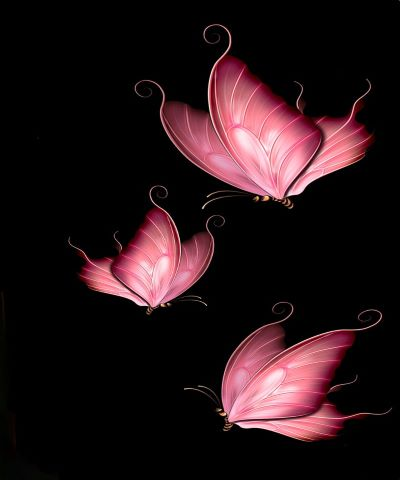
#> input picture Butterfly.jpg, 400 x 480 px, given in place of photo.jpg, which was not available
$ jupyter execute --allow-errors 'IMAGE_FILTERS(IPWorkshop_Project).ipynb'   (text cells are left out)
#> lines starting #> are read from the running program, lines starting #| are printed output that depends on the picture; after the words box and inside, x2 and y2 are one past the last pixel; in counts of white or black regions, pixels touching at a corner belong together; pictures that were not available may be replaced by others from this repository, and a replacement may not be noted
[cell 1]
from IPython.display import display, Javascript
from google.colab.output import eval_js
from base64 import b64decode

def take_photo(filename='photo.jpg', quality=0.8):
  js = Javascript('''
    async function takePhoto(quality) {
      const div = document.createElement('div');
      const capture = document.createElement('button');
      capture.textContent = 'Capture';
      div.appendChild(capture);

      const video = document.createElement('video');
      video.style.display = 'block';
      const stream = await navigator.mediaDevices.getUserMedia({video: true});

      document.body.appendChild(div);
      div.appendChild(video);
      video.srcObject = stream;
      await video.play();

      // Resize the output to fit the video element.
      google.colab.output.setIframeHeight(document.documentElement.scrollHeight, true);

      // Wait for Capture to be clicked.
      await new Promise((resolve) => capture.onclick = resolve);

      const canvas = document.createElement('canvas');
      canvas.width = video.videoWidth;
      canvas.height = video.videoHeight;
      canvas.getContext('2d').drawImage(video, 0, 0);
      stream.getVideoTracks()[0].stop();
      div.remove();
      return canvas.toDataURL('image/jpeg', quality);
    }
    ''')
  display(js)
  data = eval_js('takePhoto({})'.format(quality))
  binary = b64decode(data.split(',')[1])
  with open(filename, 'wb') as f:
    f.write(binary)
  return filename

[cell 2]
from IPython.display import Image
try:
  filename = take_photo()
  print('Saved to {}'.format(filename))

  # Show the image which was just taken.
  display(Image(filename))
except Exception as err:
  # Errors will be thrown if the user does not have a webcam or if they do not
  # grant the page permission to access it.
  print(str(err))

[cell 3]
import cv2
from google.colab.patches import cv2_imshow
#from google.colab import files

#uploaded = files.upload()

img = cv2.imread('photo.jpg')       #reads your image
#> img is the input picture: shape (480, 400, 3); mean B, G, R 23.3, 20.1, 36.5
cv2_imshow(img)                     #displaying your image

[cell 4]
'''
Bitwise operations are used in image manipulation and used for extracting
essential parts in the image.Also, Bitwise operations helps in image masking.
Image creation can be enabled with the help of these operations.
These operations can be helpful in enhancing the properties of the input images.
The Bitwise operations should be applied on input images of same dimensions
'''

[cell 5]
negative_img = cv2.bitwise_not(img)
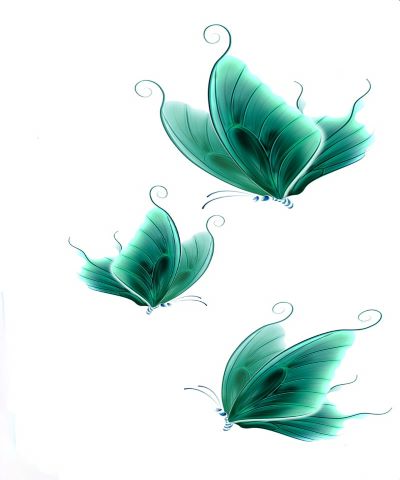
#> negative_img: shape (480, 400, 3); mean B, G, R 231.7, 234.9, 218.5
'''
cv2.bitwise_not() is used for inverting the array elements
For Example, if the input image is completely white(255, 255, 255) then on
doing cv2.bitwise_not() we will get a completely black image which is simply the
inversion of the input image, i.e.,
black (having a bgr value of 0,0,0) = 255 - white (having a bgr value of 255, 255, 255)
'''

cv2_imshow(negative_img)

[cell 6]
import cv2
from google.colab.patches import cv2_imshow
#from google.colab import files

#uploaded = files.upload()

img = cv2.imread('photo.jpg')
cv2_imshow(img)

[cell 7]
import numpy as np
import cv2
from google.colab.patches import cv2_imshow
from google.colab import files

#uploaded = files.upload()

img = cv2.imread('photo.jpg')
cv2_imshow(img)
original = img.copy()
img = np.array(img, dtype=np.float64) # converting to float to prevent loss

#@title COLOURED FILTERS {run:"auto"}
BR = 0.374 #@param{type: "slider", min : 0, max : 1, step : 0.001}
BG = 0.301 #@param{type: "slider", min : 0, max : 1, step : 0.001}
BB = 0.415 #@param{type: "slider", min : 0, max : 1, step : 0.001}
GR = 0.58 #@param{type: "slider", min : 0, max : 1, step : 0.001}
GG = 0.205 #@param{type: "slider", min : 0, max : 1, step : 0.001}
GB = 0.449 #@param{type: "slider", min : 0, max : 1, step : 0.001}
RR = 0.567 #@param{type: "slider", min : 0, max : 1, step : 0.001}
RG = 0.259#@param{type: "slider", min : 0, max : 1, step : 0.001}
RB = 0.591 #@param{type: "slider", min : 0, max : 1, step : 0.001}


img = cv2.transform(img, np.matrix([[RR, RG, RB],
                                    [GR, GG, GB],
                                    [BR, BG, BB]])) #defining the kernel matrix and transforming the image by multipyling the kernel matrix with the image
img[np.where(img > 255)] = 255 # normalizing values greater than 255 to 255 ( to change the color of those portions which are not "whitish")
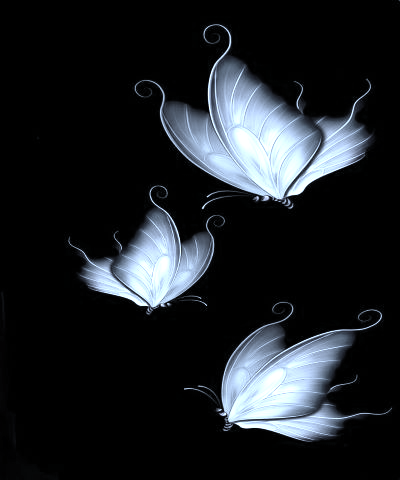
#> img: shape (480, 400, 3) float64; mean B, G, R 37.6, 33.6, 29.9
img = np.array(img, dtype=np.uint8)

cv2_imshow(img)

[cell 8]
import cv2
from google.colab.patches import cv2_imshow
from google.colab import files

#uploaded = files.upload()

img = cv2.imread('photo.jpg')

gray_img = cv2.cvtColor(img, cv2.COLOR_BGR2GRAY)

cv2_imshow(gray_img)

[cell 9]
import cv2
import numpy as np

#from google.colab import files

from google.colab.patches import cv2_imshow

#uploaded = files.upload()
# Read image
image = cv2.imread('photo.jpg')

# Convert to HSV
hsv = cv2.cvtColor(image, cv2.COLOR_BGR2HSV)
#> hsv: shape (480, 400, 3); mean H, S, V 40.1, 53.6, 36.7

# Change image to grey where we found white
image2 = image.copy()                             #copying the original image into image2
#image2[mask > 0] = (170, 170, 170)

#@title BLURRING EFFECT
kernel_value = 11 #@param{type: "slider", min : 1, max : 40, step : 2}
image2 = cv2.blur(image2, (kernel_value,kernel_value))       #blurring image2

# Create new circular mask that is white on black background
shapes = np.zeros_like(image, np.uint8)               #u:unsigned, int:integer, 8:8bits of information(min:0, max:255), [A uint8 data type contains all whole numbers from 0 to 255]
#numpy.zeros_like(a, dtype=None, order='K', subok=True, shape=None)[source]
#Returns an array of zeros with the same shape and type as a given array.

x =  350#@param{type: "number"}
y =  200#@param{type: "number"}
#x,y = 400,200
radius = 158 #@param{type:"slider", min:0, max:350, step: 1}
mask2 = np.zeros_like(image)

cv2.circle(mask2, (x,y), radius, (255, 255, 255), -1)
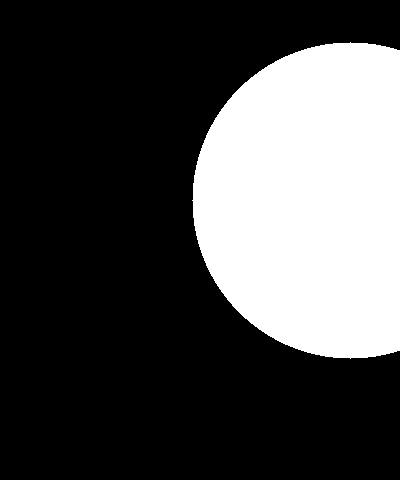
#> mask2: shape (480, 400, 3); 28.4% white; 1 white region, box (x1, y1, x2, y2) and area: (192, 42, 400, 359) 54584
#drawing the region where we donot want blurring
#mask2 = cv2.GaussianBlur(mask2,(11,11), 0)

# invert mask
mask2_inv = 255 - mask2                #this is equivalent to cv2.bitwise_not()

# apply mask to image
image_masked = cv2.bitwise_and(image, mask2)
#to cut out the circular region from the original image
'''
syntax: cv2.bitwise_and(source1, source2, destination, mask)
source1: First Input Image array
source2: Second Input Image array
dest: Output array
mask: Operation mask
'''

# apply inverted mask to image2
image2_masked = cv2.bitwise_and(image2, mask2_inv)
#create a blur effect on the rest of the image except for the circular region

# add together
result = cv2.add(image_masked, image2_masked)
# [9 lines of commented-out code are left out]
cv2_imshow( result)

[cell 10]
import cv2
from google.colab.patches import cv2_imshow
from google.colab import files
import numpy as np

#uploaded1 = files.upload()
uploaded2 = files.upload()
#> the answer given: Butterfly.jpg

#@title EFFECTS
effect = "Falling Stars" #@param["Starry Sky", "Falling Stars", "Radiant", "Lots of Love", "Hearts", "Golden Hearts", "Glitter", "Sparkle", "Shimmer", "Shattered"]
circle_x =  640#@param{type: "number"}
circle_y =  360#@param{type: "number"}
#x,y = 400,200
radius = 0 #@param{type:"slider", min:0, max:350, step: 1}
threshold_value = 5 #@param{type: "slider", min : 0, max : 255, step : 1}
alpha = 0.802 #@param{type: "slider", min : 0, max : 1, step : 0.001}

def image_filter(image1, image2, location):
    h, w = image1.shape[:2]
    h1, w1 = image2.shape[:2]
    x, y = location
    roi = image1[y:y+h1, x:x+w1]

    gray = cv2.cvtColor(image2, cv2.COLOR_BGR2GRAY)
    _,mask = cv2.threshold(gray, threshold_value, 255, cv2.THRESH_BINARY)

    mask_inv = cv2.bitwise_not(mask)

    img_bg = cv2.bitwise_and(roi, roi, mask = mask_inv)
    img_fg = cv2.bitwise_and(image2, image2, mask = mask)

    dst = cv2.add(img_bg, img_fg)
    dst = cv2.addWeighted(image1[y:y+h1, x:x+w1], alpha, dst, 1-alpha, 0)
    image1[y:y+h1, x:x+w1] = dst

    return image1

image1 = cv2.imread('photo.jpg')
original = image1.copy()

if effect == "Starry Sky":
   image2 = cv2.imread('Starry_Sky.jpg')
elif effect == "Falling Stars":
   image2 = cv2.imread('Falling_Stars.png')
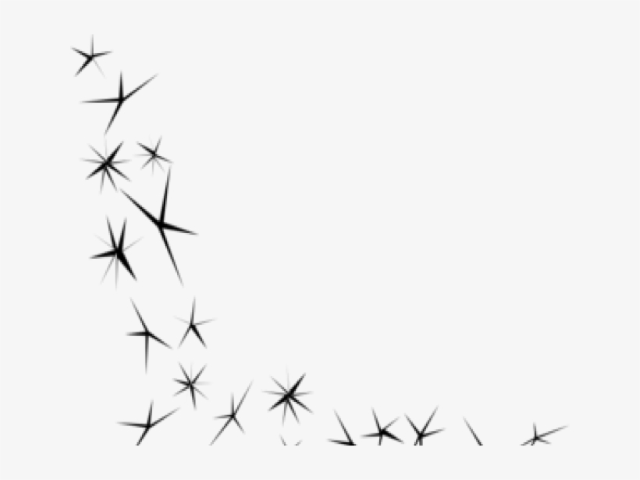
#> input picture Falling_Stars.png, 640 x 480 px
#> image2 is the input picture: shape (480, 640, 3); min 0, max 248, mean 243.1
elif effect == "Radiant":
   image2 = cv2.imread('Radiant.jpg')
elif effect == "Lots of Love":
   image2 = cv2.imread('Lots_of_Love.jpg')
elif effect == "Hearts":
   image2 = cv2.imread('Hearts.jpg')
elif effect == "Golden Hearts":
   image = cv2.imread('Golden_Hearts.jpg')
elif effect == "Glitter":
   image = cv2.imread('Glitter.jpg')
elif effect == "Sparkle":
   image = cv2.imread('Sparkle.jpg')
elif effect == "Shimmer":
   image = cv2.imread('Shimmer.jpg')
elif effect == "Shattered":
   image = cv2.imread('Shattered.jpg')

#> (the rest of this cell did not finish here and is left out)

#> in image_filter, `_,mask = cv2.threshold(gray, threshold_value, 255, cv2.THRESH_BINARY)`: mask: shape (480, 640); 100% white; black in thin lines or dots, all inside (x1, y1, x2, y2) = (89, 58, 422, 445)

shapes = np.zeros_like(image1, np.uint8)

mask2 = np.zeros_like(image1)

cv2.circle(mask2, (circle_x,circle_y), radius, (255, 255, 255), -1)

# invert mask
mask2_inv = 255 - mask2

# apply mask to image
image_masked = cv2.bitwise_and(original, mask2)

# apply inverted mask to image2
image2_masked = cv2.bitwise_and(filtered_img, mask2_inv)

# add together
result = cv2.add(image_masked, image2_masked)
#this simply adds up the image pixels in the two images

#cv2_imshow(filtered_img)
cv2_imshow(result)
#cv2_imshow(image_masked)
#cv2_imshow(image2_masked)

[cell 11]
import cv2
from google.colab.patches import cv2_imshow
from google.colab import files

uploaded = files.upload()
#> the answer given: Flower.jpg
image = cv2.imread('photo.jpg')

#@title ADD TEXT {run:"auto"}
font_style = "FONT_HERSHEY_SIMPLEX" #@param["FONT_HERSHEY_SIMPLEX", "FONT_HERSHEY_PLAIN", "FONT_HERSHEY_DUPLEX", "FONT_HERSHEY_COMPLEX", "FONT_HERSHEY_TRIPLEX", "FONT_HERSHEY_COMPLEX_SMALL", "FONT_HERSHEY_SCRIPT_SIMPLEX", "FONT_HERSHEY_SCRIPT_COMPLEX"]
x =  300#@param{type: "number"}
y =  400#@param{type: "number"}
blue_value = 255 #@param{type: "slider", min : 0, max : 255, step : 1}
green_value = 255 #@param{type: "slider", min : 0, max : 255, step : 1}
red_value = 255 #@param{type: "slider", min : 0, max : 255, step : 1}

if font_style == "FONT_HERSHEY_SIMPLEX":
   font = cv2.FONT_HERSHEY_SIMPLEX
elif font_style == "FONT_HERSHEY_PLAIN":
   font = cv2.FONT_HERSHEY_PLAIN
elif font_style == "FONT_HERSHEY_DUPLEX":
   font = cv2.FONT_HERSHEY_DUPLEX
elif font_style == "FONT_HERSHEY_COMPLEX":
   font = cv2.FONT_HERSHEY_COMPLEX
elif font_style == "FONT_HERSHEY_TRIPLEX":
   font = cv2.FONT_HERSHEY_TRIPLEX
elif font_style == "FONT_HERSHEY_COMPLEX_SMALL":
   font = cv2.FONT_HERSHEY_COMPLEX_SMALL
elif font_style == "FONT_HERSHEY_SCRIPT_SIMPLEX":
   font = cv2.FONT_HERSHEY_SCRIPT_SIMPLEX
elif font_style == "FONT_HERSHEY_SCRIPT_COMPLEX":
   font = cv2.FONT_HERSHEY_SCRIPT_COMPLEX

cv2.putText(image, "NIKITA ROY", (x,y), font, 1, (blue_value,green_value,blue_value), 2)
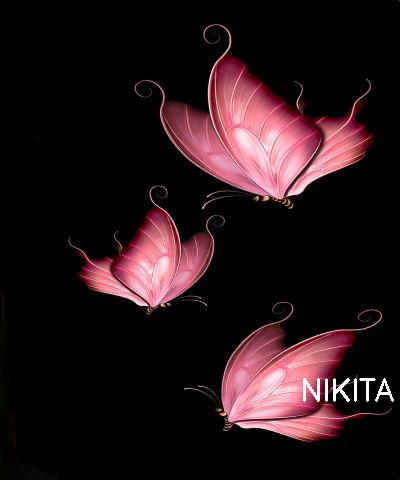
#> image: shape (480, 400, 3); 0.4% of pixels changed, all inside (x1, y1, x2, y2) = (303, 378, 394, 402)
cv2_imshow(image)

[cell 12]
#@title STICKERS
Stickers = "Robocell Logo" #@param["Heart", "Flowers", "Roses", "Flower", "Butterfly", "Robocell Logo", "Style"]
threshold_value = 140 #@param{type:"slider", min: 0, max: 255, step: 1}
location_of_sticker_x = 500 #@param{type:"number"}
location_of_sticker_y =  350#@param{type:"number"}
sticker_resize_width =  100#@param{type:"number"}
sticker_resize_height = 100 #@param{type:"number"}

import cv2
from google.colab.patches import cv2_imshow
from google.colab import files
import numpy as np

uploaded1 = files.upload()
#> the answer given: Flower.jpg
uploaded2 = files.upload()
#> the answer given: Flower.jpg

def image_filter(image1, image2, location):
    h, w = image1.shape[:2]
    h1, w1 = image2.shape[:2]
    x, y = location
    roi = image1[y:y+h1, x:x+w1]

    gray = cv2.cvtColor(image2, cv2.COLOR_BGR2GRAY)
    _,mask = cv2.threshold(gray, threshold_value, 255, cv2.THRESH_BINARY)

    mask_inv = cv2.bitwise_not(mask)

    img_bg = cv2.bitwise_and(roi, roi, mask = mask_inv)
    img_fg = cv2.bitwise_and(image2, image2, mask =mask)

    dst = cv2.add(img_bg, img_fg)

    image1[y:y+h1, x:x+w1] = dst

    #cv2_imshow(mask)

    return image1

image1 = cv2.imread('photo.png')
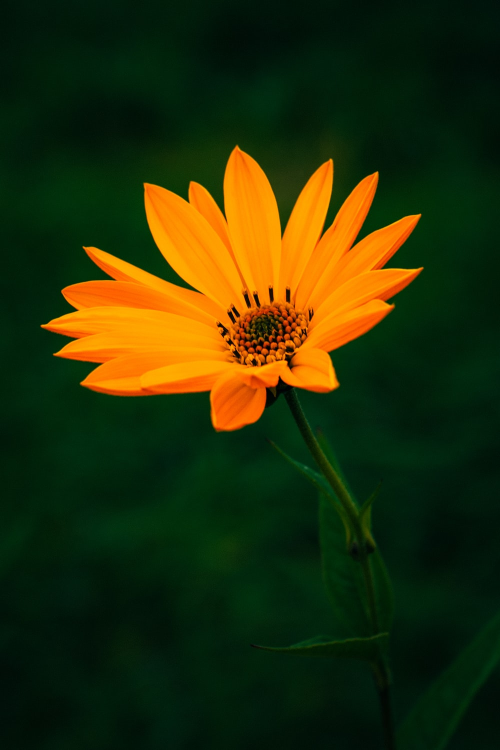
#> input picture Flower.jpg, 1000 x 1500 px, given in place of photo.png, which was not available (shown at 1/2 size)
#> image1 is the input picture: shape (1500, 1000, 3); mean B, G, R 8.6, 47.1, 38.6
original = image1.copy()

if Stickers == "Heart":
  image2 = cv2.imread("Hearts.png")
  image2 = cv2.resize(image2,(sticker_resize_width, sticker_resize_height))
  filtered_img = image_filter(image1, image2, location = (location_of_sticker_x, location_of_sticker_y))
  cv2_imshow(filtered_img)

elif Stickers == "Flowers":
  image2 = cv2.imread("Flowers.png")
  image2 = cv2.resize(image2,(sticker_resize_width, sticker_resize_height))
  filtered_img = image_filter(image1, image2, location = (location_of_sticker_x, location_of_sticker_y))
  cv2_imshow(filtered_img)
elif Stickers == "Roses":
  image2 = cv2.imread("Roses.png")
  image2 = cv2.resize(image2,(sticker_resize_width, sticker_resize_height))
  filtered_img = image_filter(image1, image2, location = (location_of_sticker_x, location_of_sticker_y))
  cv2_imshow(filtered_img)
elif Stickers == "Flower":
  image2 = cv2.imread("Flower.jpg")
  image2 = cv2.resize(image2,(sticker_resize_width, sticker_resize_height))
  filtered_img = image_filter(image1, image2, location = (location_of_sticker_x, location_of_sticker_y))
  cv2_imshow(filtered_img)
elif Stickers == "Butterfly":
  image2 = cv2.imread("Butterfly.jpg")
  image2 = cv2.resize(image2,(sticker_resize_width, sticker_resize_height))
  filtered_img = image_filter(image1, image2, location = (location_of_sticker_x, location_of_sticker_y))
  cv2_imshow(filtered_img)
elif Stickers == "Robocell Logo":
  image2 = cv2.imread("ROBOCELL_LOGO.png")
  image2 = cv2.resize(image2,(sticker_resize_width, sticker_resize_height))
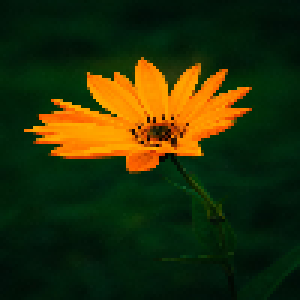
#> image2: shape (100, 100, 3) (shown 3 times larger); mean B, G, R 8.8, 47.2, 38.7
  filtered_img = image_filter(image1, image2, location = (location_of_sticker_x, location_of_sticker_y))
#> in image_filter, `gray = cv2.cvtColor(image2, cv2.COLOR_BGR2GRAY)`:
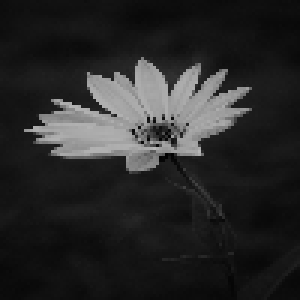
#> gray: shape (100, 100) (shown 3 times larger); min 2, max 183, mean 40.3
#> in image_filter, `_,mask = cv2.threshold(gray, threshold_value, 255, cv2.THRESH_BINARY)`: mask: shape (100, 100); 11.6% white; 7 white regions (6 under 20 px), largest, box (x1, y1, x2, y2) and area: (8, 20, 83, 54) 1156
#> in image_filter, `img_fg = cv2.bitwise_and(image2, image2, mask =mask)`:
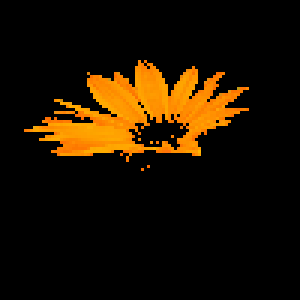
#> img_fg: shape (100, 100, 3) (shown 3 times larger); mean B, G, R 0.2, 16.9, 29.5
#> in image_filter, `dst = cv2.add(img_bg, img_fg)`:
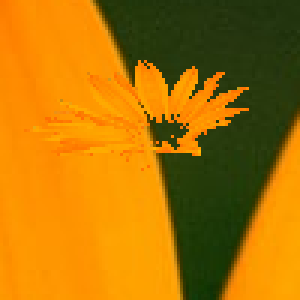
#> dst: shape (100, 100, 3) (shown 3 times larger); mean B, G, R 4.6, 115.5, 175.3
  cv2_imshow(filtered_img)
elif Stickers == "Style":
  image2 = cv2.imread("Style.jpg")
  image2 = cv2.resize(image2,(sticker_resize_width, sticker_resize_height))

  h, w = image1.shape[:2]
  h1, w1 = image2.shape[:2]
  x = location_of_sticker_x
  y = location_of_sticker_y
  roi = image1[y:y+h1, x:x+w1]

  gray = cv2.cvtColor(image2, cv2.COLOR_BGR2GRAY)
  _,mask = cv2.threshold(gray, threshold_value, 255, cv2.THRESH_BINARY)

  mask_inv = cv2.bitwise_not(mask)

  img_bg = cv2.bitwise_and(roi, roi, mask = mask)
  img_fg = cv2.bitwise_and(image2, image2, mask =mask_inv)

  dst = cv2.add(img_bg, img_fg)

  image1[y:y+h1, x:x+w1] = dst

  cv2_imshow(mask)
  cv2_imshow(image1)
